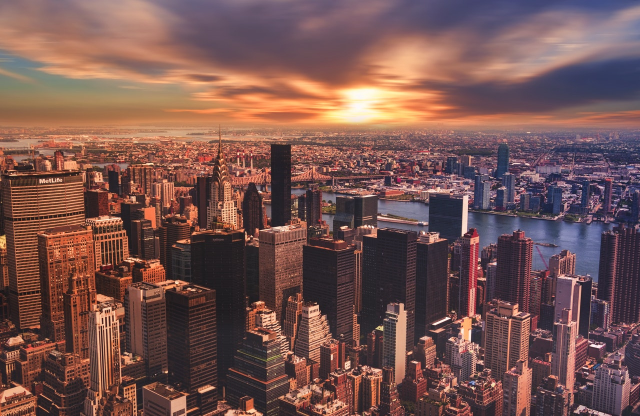
#> input picture Image-Processing/Assignment_1/original_1.jpg, 1280 x 832 px (shown at 1/2 size)
$ python main_2.py
#> lines starting #> are read from the running program, lines starting #| are printed output that depends on the picture
import cv2  # Version 4.5.3.56
import numpy as np  # Version 1.19.5
import random
import sys
from skimage.metrics import structural_similarity as ssim


def noise_salt_pepper(anImage, prob):
    output = np.zeros(anImage.shape, np.uint8)  # do not use original image it overwrites the image
    for colIdx in range(anImage.shape[0]):
        for rowIdx in range(anImage.shape[1]):
            rand = random.random()
            if rand < prob:
                output[rowIdx][colIdx] = 0  # Black
            elif rand > (1 - prob):
                output[rowIdx][colIdx] = 255  # White
            else:
                output[rowIdx][colIdx] = anImage[rowIdx][colIdx]
    return output


def calculateMAE(imageA, imageB):
    total = np.sum(np.absolute((imageB.astype("float") - imageA.astype("float"))))
    total /= float(imageA.shape[0] * imageA.shape[1] * 255)

    if total < 0:
        return total * -1
    else:
        return total


original_Image = cv2.imread('original_1.jpg', 0)  # Read Original Image
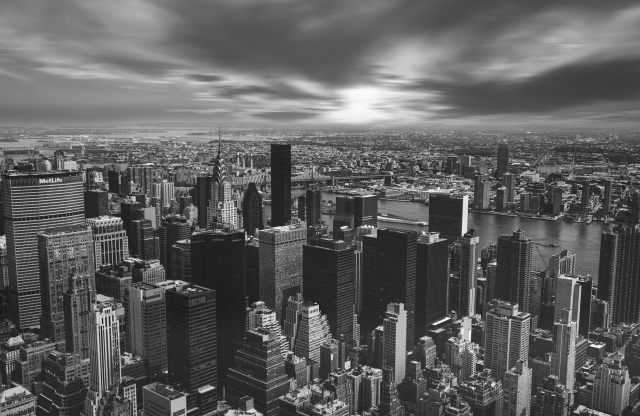
#> original_Image: shape (832, 1280) (shown at 1/2 size); min 6, max 255, mean 94.8
sp = noise_salt_pepper(original_Image, 0.1)  # Noise Salt & Pepper at 10% probability
#> after the loop in noise_salt_pepper, `for colIdx in range(anImage.shape[0]):`:
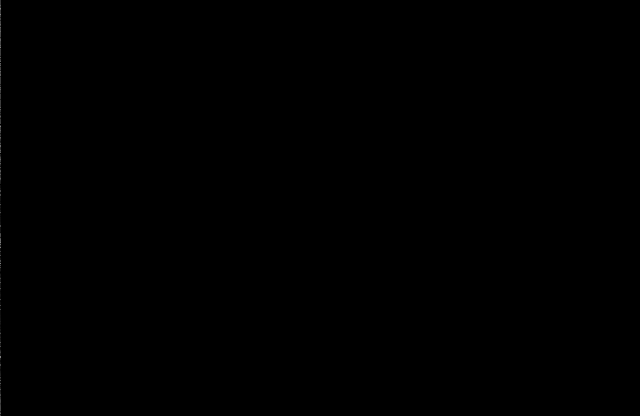
#> output: shape (832, 1280) (shown at 1/2 size); min 0, max 255, mean 0.1
#> (the run stopped early here; a loop or call above may not have finished)
